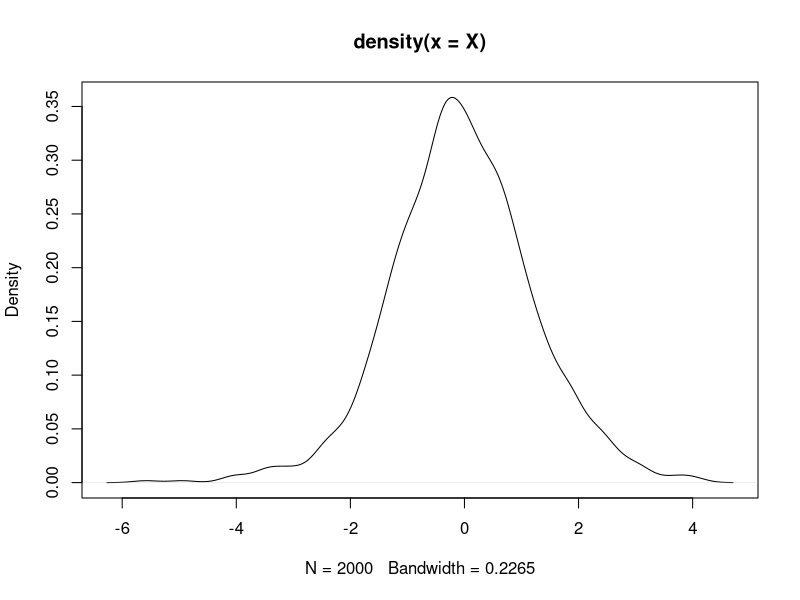
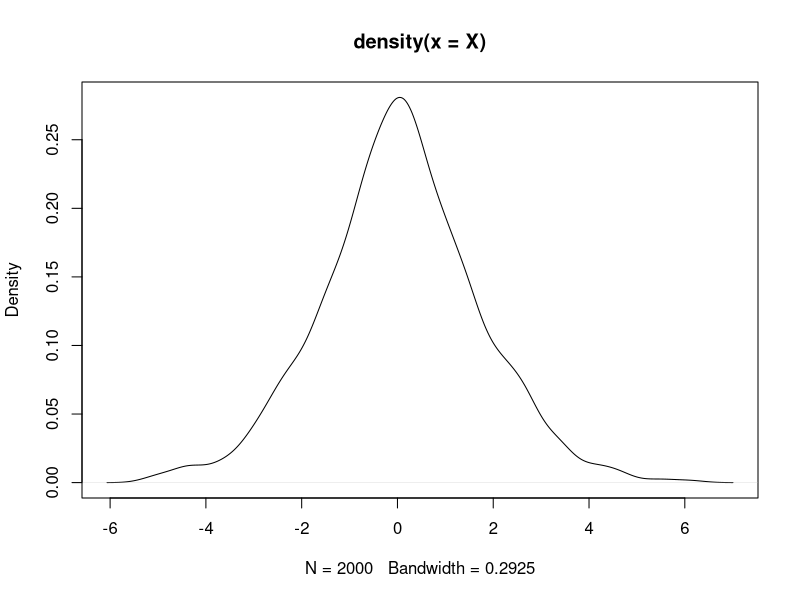
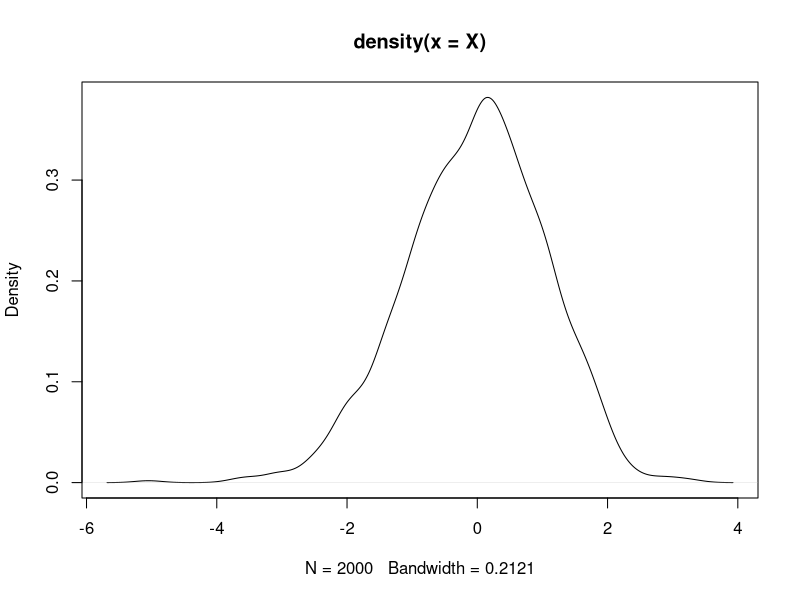
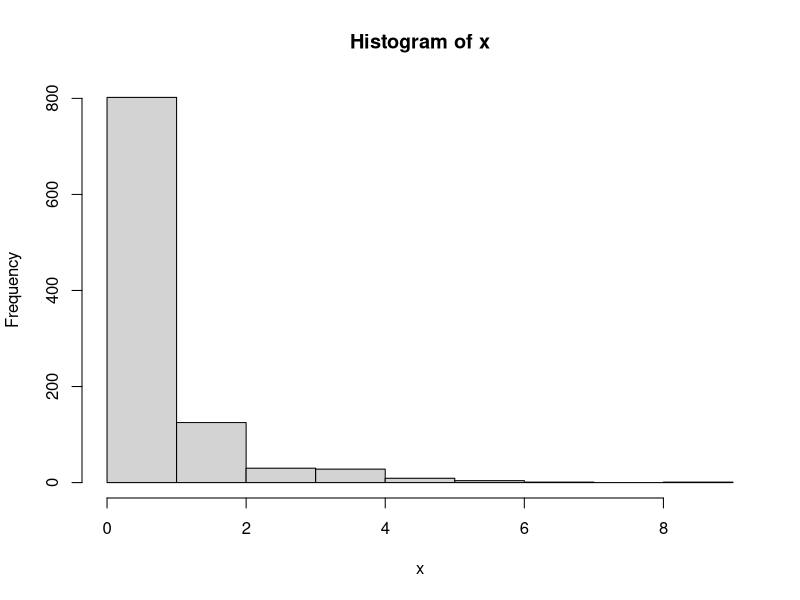
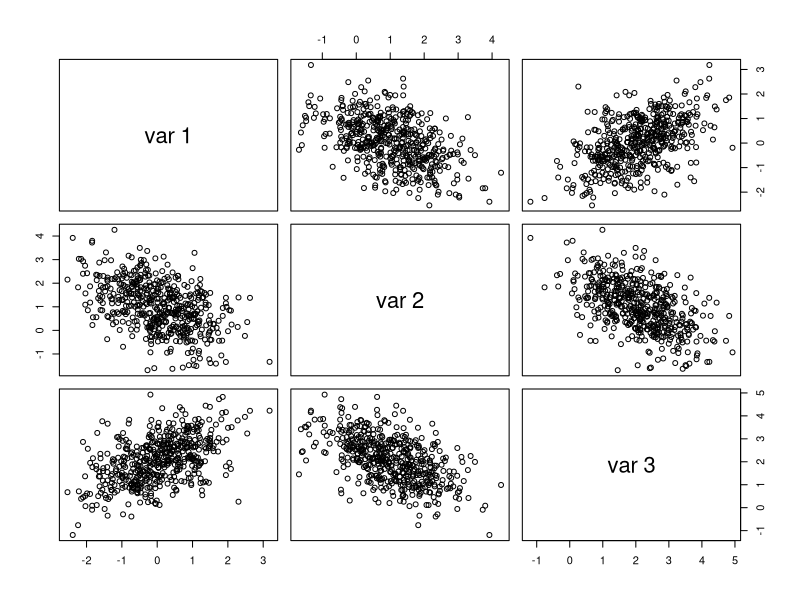

The R script that drew these images, in order:
## ---- chunk 1
knitr::opts_chunk$set(echo = TRUE)
## ---- chunk 2
x <- as.data.frame(rnorm(100, mean = 0, sd = 2))
colnames(x) <- c("x")

library(boot)
# bootstrapping with 1000 replications
fc <- function(data, indicies){
	d <- data[indicies,]
	return(mean(d))
}

results <- boot(data = x, fc, R = 1000)
# get 95% confidence intervals
a <- boot.ci(results, conf = 0.9, type = c("norm","basic", "perc", "bca")) 
a

#monte carlo test
n <- 100 #sample size
m <- 10000 # number of replications
mean <- numeric(m)
for (i in 1:m) {
  y <- rnorm(n, 0, 2)
  mean[i] <- mean(y)
}

# The normal CI
normal.low <- a$normal[1, 2]
mean(mean < normal.low)

normal.up <- a$normal[1, 3]
mean(mean > normal.up)

# The Basic CI
bc.low <- a$basic[1, 4]
mean(mean < bc.low)

bc.up <- a$basic[1, 5]
mean(mean > bc.up)

# Percentile CI
pc.low <- a$percent[1, 4]
mean(mean < pc.low)

pc.up <- a$percent[1, 5]
mean(mean > pc.up)

# BCa CI

bca.low <- a$bca[1, 4]
mean(mean < bca.low)

bca.up <- a$bca[1, 5]
mean(mean > bca.up)

## ---- chunk 3
# chi-sq distribution with 1 degrees of freedom
n <- 100 # sample size
alpha <- 0.1
mu0 <- 1
m <- 10000 # replication
p <- numeric(m)

for (i in 1:m) {
  x <- rchisq(n, 1)
  ttest <- t.test(x, alternative = "two.sided", mu = mu0)
  p[i] <- ttest$p.value
}
p.hat <- mean(p < alpha)
p.hat
## ---- chunk 4
# uniform distribution 
n <- 100 # sample size
alpha <- 0.1
mu0 <- 1
m <- 10000 # replication
p <- numeric(m)

for (i in 1:m) {
  x <- runif(n, min = 0, max = 2)
  ttest <- t.test(x, alternative = "two.sided", mu = mu0)
  p[i] <- ttest$p.value
}
p.hat <- mean(p < alpha)
p.hat
## ---- chunk 5
#Exponetial distribution
n <- 100 # sample size
alpha <- 0.1
mu0 <- 1
m <- 10000 # replication
p <- numeric(m)

for (i in 1:m) {
  x <- rexp(n, 1)
  ttest <- t.test(x, alternative = "two.sided", mu = mu0)
  p[i] <- ttest$p.value
}
p.hat <- mean(p < alpha)
p.hat


## ---- chunk 6
n <- 30 #sampling size
m <- 10000 #number of replications
alpha <- 0.1
test.p <- test.s <- numeric(m) # storage of test statistics


#generate bivariate normal distribution, assume mu = 0, 
# covaraiance matrix is given by
Sigma <- matrix(c(1, -0.5, -0.5, 1), 
                nrow = 2, byrow = TRUE) # covariance matrix
mu <- c(0,0) #mean
library(MASS)


# run the loop
for (i in 1:m) {
bvn1 <- mvrnorm(n, mu = mu, Sigma = Sigma ) # from MASS package
bvn1 <- as.data.frame(bvn1)
colnames(bvn1) <- c("x","y")
test.p[i] <- as.integer(cor.test(bvn1$x, bvn1$y, method = "pearson")$p.value <= alpha)
test.s[i] <- as.integer(cor.test(bvn1$x, bvn1$y, method = "spearman")$p.value <= alpha)
}

mean(test.p)
mean(test.s)

## ---- chunk 7
n <- 30 #sampling size
m <- 10000 #number of replications
alpha <- 0.1
test.p <- test.s <- numeric(m) # storage of test statistics

#generate bivariate distribution
# In this case The variables y1, y2 have exponential distribution with rates lambda1, lambda2 and they are positively correlated
lambda1 <- 2 
lambda2 <- 3 
common <- 1 


# run the loop
for (i in 1:m) {
x1 <- rexp(n, rate = lambda1 - common) 
x2 <- rexp(n, rate = lambda2 - common) 
z <- rexp(n, rate = common) 
y1 <- pmin(x1, z) 
y2 <- pmin(x2, z)  
test.p[i] <- as.integer(cor.test(y1, y2, method = "pearson")$p.value <= alpha)
test.s[i] <- as.integer(cor.test(y1, y2, method = "spearman")$p.value <= alpha)
}

mean(test.p)
mean(test.s)

## ---- chunk 8
# generate unif(0, 0.5)
m <- 10000
theta <- numeric(m)
x <- runif(m, min = 0, max = 0.5)
theta.hat <- mean(exp(-x))*0.5
theta.hat
# variance of theta.hat
for (i in 1:m) {
  theta[i] <- exp(-x[i])
}
variance <- 0.25/m * var(theta)
variance
## ---- chunk 9
library(MASS)
# write function
loc.mix.0 <- function(n, p, mu1, mu2, Sigma1, Sigma2) {
#generate sample from BVN location mixture
X <- matrix(0, n, 2)
for (i in 1:n) {
k <- rbinom(1, size = 1, prob = p)
if (k)
X[i,] <- mvrnorm(1, mu = mu1, Sigma1) else
X[i,] <- mvrnorm(1, mu = mu2, Sigma2)
}
return(X)
}

X <- loc.mix.0(1000, 0.75, 0, 0 ,1, 3)
plot(density(X))

X <- loc.mix.0(1000, 0.1, 0, 0 ,1, 3)
plot(density(X))

X <- loc.mix.0(1000, 0.9, 0, 0 ,1, 3)
plot(density(X))
## ---- chunk 10
# generate distributions of Lambda
n <- 1000 #1000 random variables 
r <- 4
beta <- 2
lambda <- rgamma(n, r, beta)

#now apply the sample of lambda as the exponetial
x <- rexp(n, lambda)
hist(x)
## ---- chunk 11
rmvn.Choleski <-
function(n, mu, Sigma){
# generate n random vectors from MVN(mu, Sigma)
# dimension is inferred from mu and Sigma
d <- length(mu)
Q <- chol(Sigma) # Choleski factorization of Sigma
Z <- matrix(rnorm(n*d), nrow = n, ncol = d)
X <- Z %*% Q + matrix(mu, n, d, byrow = TRUE)
X
}
# write input mean matrix and covriance matrix

mu <- c(0,1,2)
Sigma <- matrix(c(1, -0.5, 0.5, -0.5, 1, -0.5, 0.5, -0.5, 1), 
                nrow = 3, byrow = TRUE)

X <- rmvn.Choleski(500, mu, Sigma)
pairs(X)
